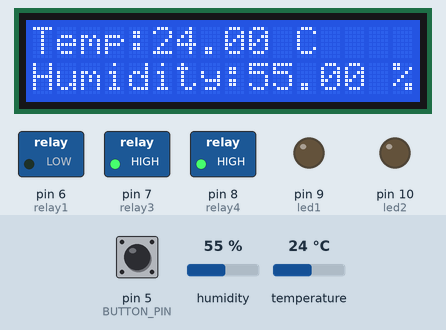
Recording of a sketch running on a simulated Arduino Uno, built with avr-gcc and run on an emulated ATmega328P. Shown: 16×2 character LCD, switched loads named in the sketch (green lamp = pin HIGH), output pins drawn as LEDs (lit = HIGH). The inputs (shaded band) are chosen by the test bench; at power-on: temperature 24 °C, pin 5 (BUTTON_PIN) LOW, humidity 55 %.

Above: at 6.3 s.
6.4 s: temperature set to 23.4 °C
At 8.3 s:
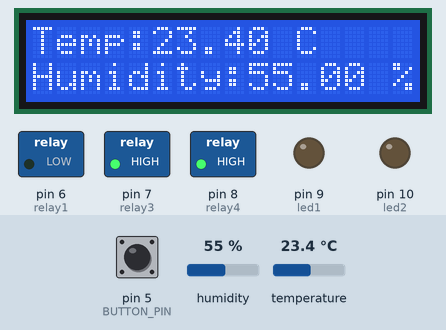
8.6 s: temperature set to 22.5 °C
At 10.3 s:
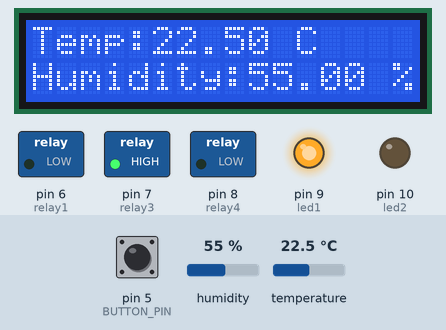
10.6 s: pin 5 (BUTTON_PIN) pulled HIGH for 0.15 s
At 11.9 s:
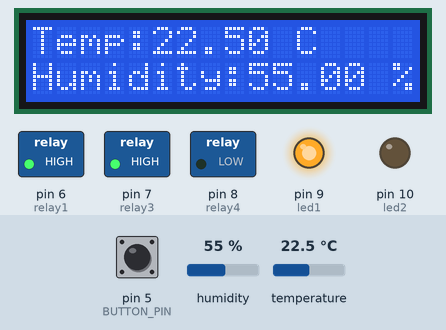
12.2 s: temperature set to 28 °C
At 13.7 s:
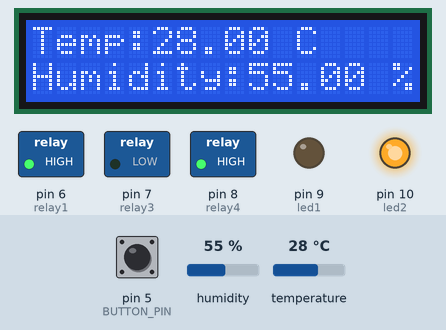
14.6 s: pin 5 (BUTTON_PIN) pulled HIGH for 1 s
At 16.3 s:
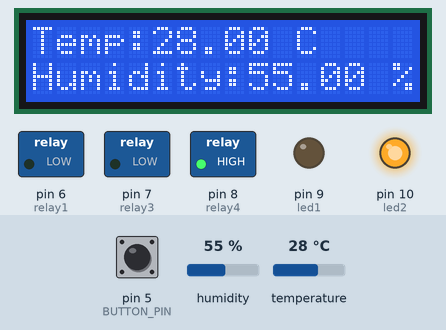
17.1 s: humidity set to 22 %
At 18.3 s:
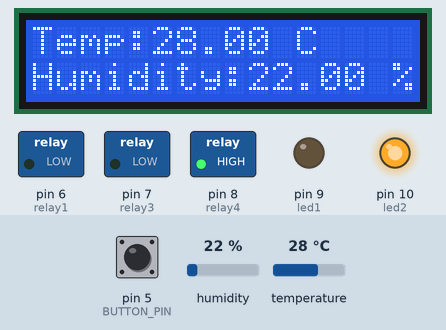
Timing chart, 0 to 19.6 s (numbered marks = the images above; inputs shaded):
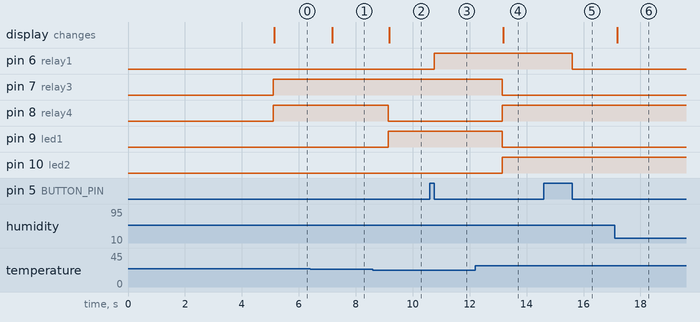

The sketch:

House_StatusPanel.ino
```cpp
#include <Wire.h>
#include <LiquidCrystal_I2C.h>
LiquidCrystal_I2C lcd(0x27, 16, 2);

#include <DHT.h>
DHT dht;

int led1 = 9;
int led2 = 10;
int relay1 = 6;
int relay3 = 7;
int relay4 = 8;
int BUTTON_PIN = 5; //Button controlling button

byte lastButtonState = LOW;
byte ledState = LOW;
unsigned long debounceDuration = 50; // millis
unsigned long lastTimeButtonStateChanged = 0;


void setup() {
  Serial.begin(9600);
  lcd.begin ();
  lcd.backlight();
  lcd.home ();


  lcd.setCursor(0,0);
  lcd.print("    KPS SMART   ");
  lcd.setCursor(0,1);
  lcd.print(" SILKWORM HOUSE");

  delay(5000);
  lcd.clear();

  pinMode(BUTTON_PIN, INPUT);
  pinMode(relay1, OUTPUT);
  pinMode(relay3, OUTPUT);
  pinMode(relay4, OUTPUT);

  pinMode(led1, OUTPUT);
  pinMode(led2, OUTPUT);
  dht.setup(2); // data pin 2
}

void loop() {

  float humidity = dht.getHumidity(); // ดึงค่าความชื้น
  float temperature = dht.getTemperature(); // ดึงค่าอุณหภูมิ

  if(temperature <= 23){
    digitalWrite(relay4, 0);
    digitalWrite(led1, HIGH);
  }else{
    digitalWrite(relay4, 1);
    digitalWrite(led1, LOW);
  }


  if(temperature >= 27){
    digitalWrite(relay3, 0);
    digitalWrite(led2, HIGH);
    }else{
      digitalWrite(relay3, 1);
      digitalWrite(led2, LOW);
      }

  lcd.setCursor(0,0);
  lcd.print("Temp:" + String(temperature) + " C");
  lcd.setCursor(0,1);
  lcd.print("Humidity:" + String(humidity) + " %");  // Print humidity value


  button();


}

void button(){

    if (millis() - lastTimeButtonStateChanged > debounceDuration) {
    byte buttonState = digitalRead(BUTTON_PIN);
    if (buttonState != lastButtonState) {
      lastTimeButtonStateChanged = millis();
      lastButtonState = buttonState;
      if (buttonState == LOW) {
        ledState = (ledState == HIGH) ? LOW: HIGH;
        digitalWrite(relay1, ledState);
      }
    }
  }
  }
```

Measured:
- the behaviour switches between 23.1 and 23 °C on temperature (found by bisection; images 1 and 2)
- after the input at 6.4 s, the display: changes after 0.77 s (image 1)
- after the input at 8.6 s, pin 8 (relay4): HIGH → LOW after 0.54 s; pin 9 (led1): LOW → HIGH after 0.54 s; the display: changes after 0.57 s (image 2)
- after the input at 10.6 s, pin 6 (relay1): LOW → HIGH after 0.15 s
- after the input at 12.2 s, pin 7 (relay3), pin 9 (led1): HIGH → LOW after 0.95 s; pin 8 (relay4), pin 10 (led2): LOW → HIGH after 0.95 s; the display: changes after 0.98 s (image 4)
- after the input at 14.6 s, pin 6 (relay1): HIGH → LOW after 1.0 s
- after the input at 17.1 s, the display: changes after 0.09 s (image 6)
